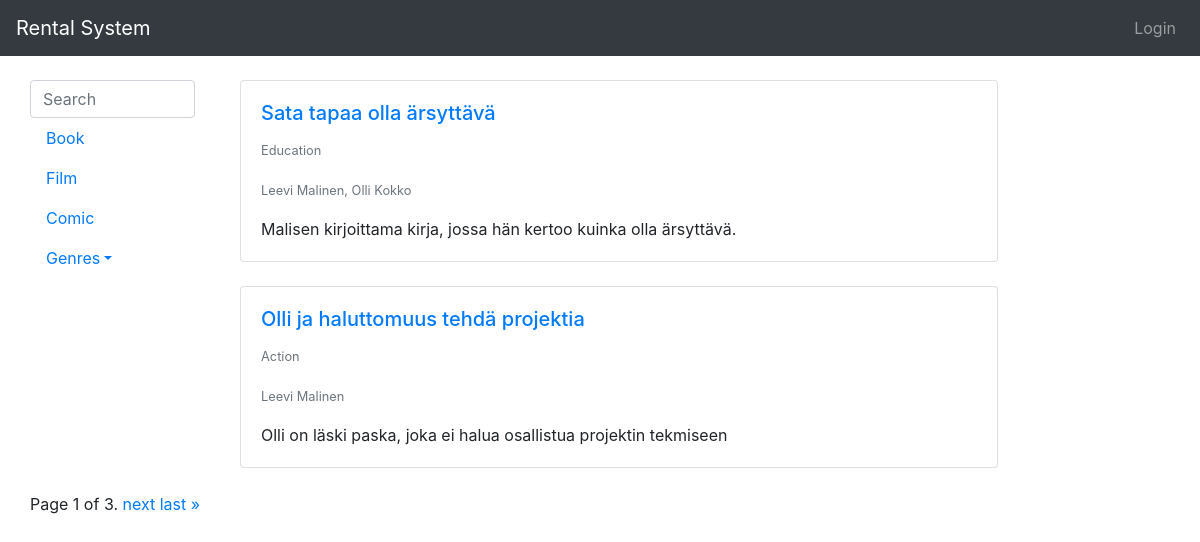
The page / on the database its author committed.
### rental_system/models.py (models this page shows, shortened)
class Type(models.Model):
    type = models.CharField(max_length=200)
    def __str__(self):
        return self.type

class Work(models.Model):
    creators = models.ManyToManyField(Creator)
    type = models.ForeignKey(Type, on_delete=models.CASCADE)
    genres = models.ManyToManyField(Genre)
    publishers = models.ManyToManyField(Publisher)
    title = models.CharField(max_length=200)
    desc = models.CharField(max_length=200)
    pub_date = models.IntegerField()

class Genre(models.Model):
    genre = models.CharField(max_length=200)
    def __str__(self):
        return self.genre

class Creator(models.Model):
    first_name = models.CharField(max_length=200)
    last_name = models.CharField(max_length=200)
    def __str__(self):
        return self.first_name + " " + self.last_name

### rental_system/views.py (the view)
# urls.py: path('', views.index, name='index'),
def index(request):
    works = Work.objects.all()
    types = Type.objects.all()
    genres = Genre.objects.all()
    if not request.GET.get('search'):
        paginator = Paginator(works, 2)
        page_number = request.GET.get('page')
        page_obj = paginator.get_page(page_number)
    else:
        page_obj = works
    context = {'works': page_obj, 'types': types, 'genres': genres}
    query = ""
    if request.GET.get('search'):
        query = request.GET['search']
        context['query'] = str(query)
    posts = sorted(search(query), key=attrgetter('title'), reverse=True)
    context['posts'] = posts
    return render(request, 'rental_system/index.html', context)

### rental_system/views.py (called while the page is built)
def search(query=None):
    queryset = []
    queries = query.split(" ") #
    for search in queries:
        obj = Work.objects.filter(Q(title__iexact=search) | Q(desc__iexact=search))
        for post in obj:
            queryset.append(post)
    return list(set(queryset))

### rental_system/templates/rental_system/index.html (shortened to what this page needs)
{% extends 'base.html' %}
{% block content %}
<div class="container-fluid">
    <div class="row">
        {% if types %}
        <div class="col-lg-2 col-12">
            <nav id="sidebar">
                <form name="searchform" onsubmit="return Validate()" method="get">
                    <input type="text" class="form-control" name="search" id="search" placeholder="Search" minlength="3"
                        autocomplete="off">
                </form>
                <ul class="nav flex-column">
                    {% for type in types %}
                    <li>
                        <a href="?search={{ type }}" class="nav-link">{{ type }}</a>
                    </li>
                    {% endfor %}
                    <li class="nav-item dropdown">
                        <a class="nav-link dropdown-toggle" data-toggle="dropdown" href="#" role="button"
                            aria-haspopup="true" aria-expanded="false">Genres</a>
                    </li>
                </ul>
            </nav>
        </div>
        {% endif %}
        {% if works %}
        <div class="col-lg-10 col-12 overflow-auto">
            {% if not query %}
            <div class="col-10">
                {% for work in works %}
                <div class="card">
                    <div class="card-body">
                        <a href="work/{{ work.id }}">
                            <h5 class="card-title">{{ work.title }}</h5>
                        </a>
                        <p class="card-text"><small class="text-muted">{{ work.genres.all|join:", " }}</small></p>
                        <p class="card-text"><small class="text-muted">{{ work.creators.all|join:", " }}</small></p>
                        <p class="card-text">{{ work.desc }}</p>
                    </div>
                </div>
                <br>
                {% endfor %}
                {% endif %}
            </div>
        </div>
        {% else %}
        <p>No works are available.</p>
        {% endif %}
    </div>
    <div class="pagination">
        <span class="step-links">
            <span class="current">
                Page {{ works.number }} of {{ works.paginator.num_pages }}.
            </span>
            {% if works.has_next %}
            <a href="?page={{ works.next_page_number }}">next</a>
            <a href="?page={{ works.paginator.num_pages }}">last &raquo;</a>
            {% endif %}
        </span>
    </div>
    {% endblock %}

### rows shown on the page
Type: type "Book"
Type: type "Film"
Type: type "Comic"
Work: title "Sata tapaa olla ärsyttävä", genres.all "Education", creators.all "Leevi Malinen, Olli Kokko", desc "Malisen kirjoittama kirja, jossa hän kertoo kuinka olla ärsyttävä."
Work: title "Olli ja haluttomuus tehdä projektia", genres.all "Action", creators.all "Leevi Malinen", desc "Olli on läski paska, joka ei halua osallistua projektin tekmiseen"

### other values the page prints
{{ works.number }} "1"
{{ works.paginator.num_pages }} "3"
